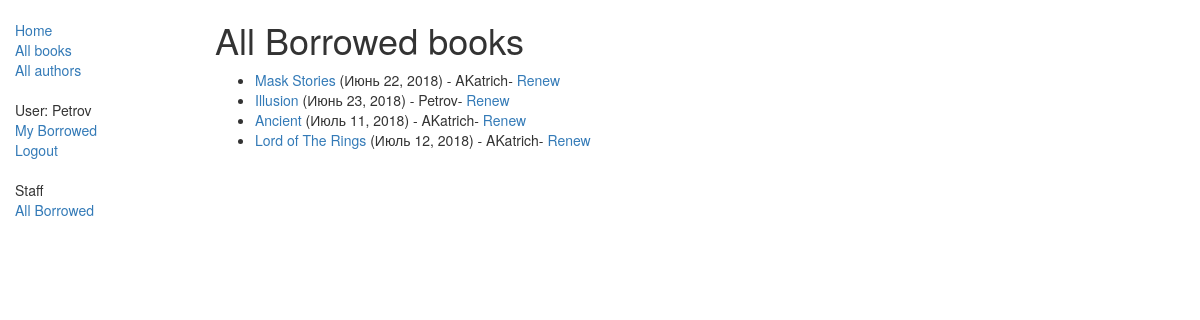
The page /catalog/loanbooks/ (signed in) on the database its author committed.
### catalog/models.py (models this page shows, shortened)
class BookInstance(models.Model):
    id = models.UUIDField(primary_key=True, default=uuid.uuid4, help_text="Unique ID for this particular book across whole library")
    book = models.ForeignKey('Book', on_delete=models.SET_NULL, null=True)
    imprint = models.CharField(max_length=200)
    due_back = models.DateField(null=True, blank=True)
    borrower=models.ForeignKey(User,on_delete=models.SET_NULL,null=True,blank=True)
    LOAN_STATUS = (
        ('m', 'Maintenance'),
        ('o', 'On loan'),
        ('a', 'Available'),
        ('r', 'Reserved'),
    )
    status = models.CharField(max_length=1, choices=LOAN_STATUS, blank=True, default='d', help_text='Book availability')
    class Meta:
        ordering = ["due_back"]
        permissions = (("can_mark_returned", "Set book as returned"),)
    @property
    def is_overdue(self):
        if self.due_back and date.today() > self.due_back:
             return True
        return False

class Book(models.Model):
	title = models.CharField(max_length=200)
	author = models.ForeignKey('Author', on_delete=models.SET_NULL, null=True)
	summary = models.TextField(max_length=1000, help_text="Enter a brief description of the book")
	isbn = models.CharField('ISBN',max_length=13, help_text='13 Character <a href="https://www.isbn-international.org/content/what-isbn">ISBN number</a>')
	genre = models.ManyToManyField(Genre, help_text="Select a genre for this book")
	language=models.ForeignKey('Language',on_delete=models.SET_NULL,null=True)
	def display_genre(self):
		return ', '.join([ genre.name for genre in self.genre.all()[:3] ])
	display_genre.short_description = 'Genre'

### catalog/views.py (the view)
class AllLoanedBookView(PermissionRequiredMixin, generic.ListView):
	model=BookInstance
	permission_required='catalog.can_mark_returned'
	template_name='all_loaned_book.html'
	paginate_by=10
	def get_queryset(self):
		return BookInstance.objects.filter(status__exact='o').order_by('due_back')

### catalog/templates/all_loaned_book.html
{% extends "base_generic.html" %}
{% block content %}
    <h1>All Borrowed books</h1>
    {% if bookinstance_list %}
    <ul>
      {% for bookinst in bookinstance_list %}
      <li class="{% if bookinst.is_overdue %}text-danger{% endif %}">
        <a href="{% url 'book-detail' bookinst.book.pk %}">{{bookinst.book.title}}</a> ({{ bookinst.due_back }}) - {{ bookinst.borrower }}{% if perms.catalog.can_mark_returned %}- <a href="{% url 'renew-book-librarian' bookinst.id %}">Renew</a>  {% endif %}
      </li>
      {% endfor %}
    </ul>
    {% else %}
      <p>There are no books borrowed.</p>
    {% endif %}
{% endblock %}

### catalog/templates/base_generic.html (shortened to what this page needs)
<!DOCTYPE html>
<html lang="en">
<head>
  <link rel="stylesheet" href="https://maxcdn.bootstrapcdn.com/bootstrap/3.3.7/css/bootstrap.min.css">
  {% load static %}
  <link rel="stylesheet" href="{% static 'css/styles.css' %}">
</head>
<body>
  <div class="container-fluid">
    <div class="row">
      <div class="col-sm-2">
      {% block sidebar %}
      <ul class="sidebar-nav">
          <li><a href="{% url 'index' %}">Home</a></li>
          <li><a href="{% url 'books' %}">All books</a></li>
          <li><a href="{% url 'author' %}">All authors</a></li><br>
	      {% if user.is_authenticated %}
		<li>User: {{ user.get_username }}</li>
		<li><a href="{% url 'my-borrowed' %}">My Borrowed</a></li>
		<li><a href="{% url 'logout'%}?next={{request.path}}">Logout</a></li><br>
		{% if perms.catalog.can_mark_returned %}
		<li>Staff</li>
		<li><a href="{% url 'all-borrowed' %}">All Borrowed</a></li>
		{% endif %}
		{% else %}
		<li><a href="{% url 'login'%}?next={{request.path}}">Login</a></li>
		{% endif %}
      </ul>
     {% endblock %}
      </div>
      <div class="col-sm-10 ">
      {% block content %}{% endblock %}
      </div>
    </div>
  </div>
</body>
</html>

### catalog/static/css/styles.css (style rules this page uses)
.sidebar-nav { margin-top: 20px; padding: 0; list-style: none; }

### rows shown on the page
BookInstance: book "Mask Stories", due_back "Июнь 22, 2018", borrower "AKatrich"
BookInstance: book "Illusion", due_back "Июнь 23, 2018", borrower "Petrov"
BookInstance: book "Ancient", due_back "Июль 11, 2018", borrower "AKatrich"
BookInstance: book "Lord of The Rings", due_back "Июль 12, 2018", borrower "AKatrich"

### other values the page prints
{{ user.get_username }} "Petrov"
